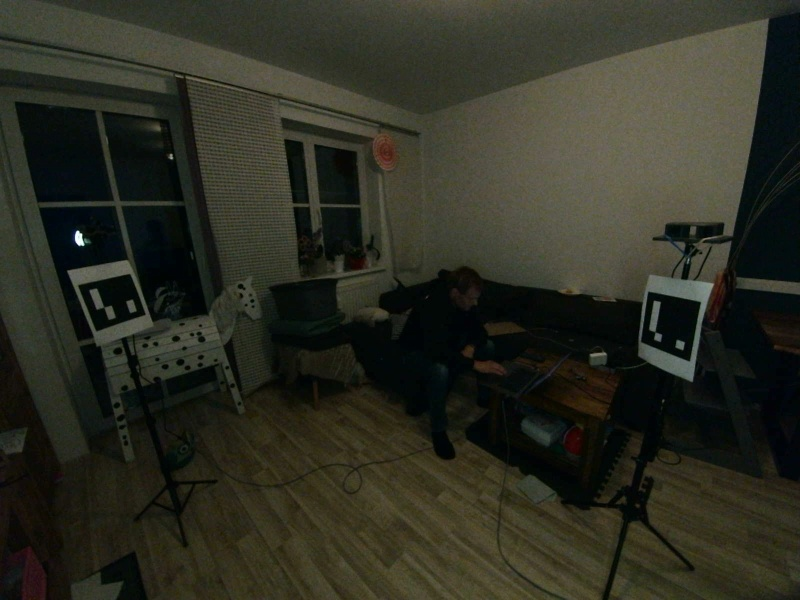
#> input picture elp1_test.jpg, 800 x 600 px, given in place of the camera
$ python live_all_cameras_original_size_view.py   (older library calls are emulated)
#> lines starting #> are read from the running program, lines starting #| are printed output that depends on the picture
import cv2
import yaml
import time
import numpy as np
from pathlib import Path
from datetime import datetime

BASE = Path.home() / "anthro3d"
OUT = BASE / "output" / "all_cameras_original_size"
OUT.mkdir(parents=True, exist_ok=True)

SNAPSHOT_DELAY_SECONDS = 3.0
PIXEL_STRIDE = 3
HEADER_H = 44

ROLE_DIMS = {
    "OV9281 L": (1280, 800),
    "OV9281 R": (1280, 800),
    "ELP2": (2560, 720),
    "ELP1": (2560, 720),
}

RIGS = [
    ("OV9281", "dual", ("OV9281 L", "OV9281 R"), "stereo_config_ov9281.yaml"),
    ("ELP2", "sbs", ("ELP2",), "stereo_config.yaml"),
    ("ELP1", "sbs", ("ELP1",), "stereo_config_elp1.yaml"),
]

MAP_CACHE = {}

def load_yaml(path):
    p = Path(path)
    if not p.exists():
        raise RuntimeError(f"Datei fehlt: {p}")
    return yaml.safe_load(p.read_text()) or {}

def camera_roles():
    cfg = load_yaml(BASE / "config.yaml")
    roles = {}
    for cam in cfg.get("cameras", {}).get("tracking", []):
        if cam.get("enabled"):
            roles[cam.get("name")] = int(cam.get("device_index"))
    return roles

def open_caps(roles):
    caps = {}
    for name, idx in roles.items():
        w, h = ROLE_DIMS.get(name, (1280, 720))
        cap = cv2.VideoCapture(idx)
        cap.set(cv2.CAP_PROP_FRAME_WIDTH, w)
        cap.set(cv2.CAP_PROP_FRAME_HEIGHT, h)
        if cap.isOpened():
            caps[name] = cap
            print(f"{name}: offen index={idx}")
        else:
            print(f"{name}: FEHLER index={idx}")
    return caps

def release_caps(caps):
    for cap in caps.values():
        cap.release()

def read_frames(caps):
    frames = {}
    for name, cap in caps.items():
        ok, frame = cap.read()
        if ok and frame is not None:
            frames[name] = frame
    return frames

def split_sbs(frame):
    h, w = frame.shape[:2]
    m = w // 2
    return frame[:, :m].copy(), frame[:, m:].copy()

def maps_for(cfg_file, size):
    key = (cfg_file, size)
    if key in MAP_CACHE:
        return MAP_CACHE[key]
    cfg = load_yaml(BASE / cfg_file)
    K_l = np.array(cfg["camera_matrix_l"], dtype=np.float64)
    d_l = np.array(cfg["dist_l"], dtype=np.float64)
    K_r = np.array(cfg["camera_matrix_r"], dtype=np.float64)
    d_r = np.array(cfg["dist_r"], dtype=np.float64)
    R = np.array(cfg["R"], dtype=np.float64)
    T = np.array(cfg["T"], dtype=np.float64).reshape(3, 1)
    R1, R2, P1, P2, Q, _, _ = cv2.stereoRectify(K_l, d_l, K_r, d_r, size, R, T, flags=cv2.CALIB_ZERO_DISPARITY, alpha=0)
    ml1, ml2 = cv2.initUndistortRectifyMap(K_l, d_l, R1, P1, size, cv2.CV_32FC1)
    mr1, mr2 = cv2.initUndistortRectifyMap(K_r, d_r, R2, P2, size, cv2.CV_32FC1)
    MAP_CACHE[key] = (ml1, ml2, mr1, mr2, Q)
    return MAP_CACHE[key]

def make_stereo():
    return cv2.StereoSGBM_create(
        minDisparity=0,
        numDisparities=128,
        blockSize=5,
        P1=8 * 5 * 5,
        P2=32 * 5 * 5,
        disp12MaxDiff=1,
        uniquenessRatio=8,
        speckleWindowSize=80,
        speckleRange=2,
        preFilterCap=31,
        mode=cv2.STEREO_SGBM_MODE_SGBM_3WAY,
    )

def depth_and_mask(left, right, cfg_file, stereo):
    size = (left.shape[1], left.shape[0])
    ml1, ml2, mr1, mr2, Q = maps_for(cfg_file, size)
    rect_l = cv2.remap(left, ml1, ml2, cv2.INTER_LINEAR)
    rect_r = cv2.remap(right, mr1, mr2, cv2.INTER_LINEAR)
    gl = cv2.cvtColor(rect_l, cv2.COLOR_BGR2GRAY)
    gr = cv2.cvtColor(rect_r, cv2.COLOR_BGR2GRAY)
    disp = stereo.compute(gl, gr).astype(np.float32) / 16.0
    pts = cv2.reprojectImageTo3D(disp, Q)
    valid = np.isfinite(pts).all(axis=2) & (disp > 1.0)
    z = pts[:, :, 2]
    valid = valid & (z > 0.35) & (z < 4.0)
    yy, xx = np.indices(valid.shape)
    sampled = valid & ((xx % PIXEL_STRIDE) == 0) & ((yy % PIXEL_STRIDE) == 0)
    d = disp.copy()
    d[~valid] = 0
    if valid.any():
        mx = np.percentile(d[valid], 95)
        if mx <= 0:
            mx = 1
    else:
        mx = 1
    depth_u8 = np.clip(d / mx * 255, 0, 255).astype(np.uint8)
    depth_col = cv2.applyColorMap(depth_u8, cv2.COLORMAP_TURBO)
    mask_u8 = np.zeros_like(depth_u8)
    mask_u8[sampled] = 255
    mask_bgr = cv2.cvtColor(mask_u8, cv2.COLOR_GRAY2BGR)
    count = int(sampled.sum())
    if valid.any():
        z_med = float(np.median(z[valid]) * 100)
    else:
        z_med = 0.0
    return rect_l, rect_r, depth_col, mask_bgr, count, z_med

def tile_with_header(img, text):
    header = np.zeros((HEADER_H, img.shape[1], 3), dtype=np.uint8)
    cv2.putText(header, text, (15, 31), cv2.FONT_HERSHEY_SIMPLEX, 0.9, (0, 255, 0), 2)
    return np.vstack([header, img])

def make_rig_row(rig_name, left, right, depth, mask, count, z_med):
    h = left.shape[0]
    w = left.shape[1]
    depth = cv2.resize(depth, (w, h), interpolation=cv2.INTER_NEAREST)
    mask = cv2.resize(mask, (w, h), interpolation=cv2.INTER_NEAREST)
    t1 = tile_with_header(left, f"{rig_name} LEFT ORIGINAL {w}x{h}")
    t2 = tile_with_header(right, f"{rig_name} RIGHT ORIGINAL {w}x{h}")
    t3 = tile_with_header(depth, f"{rig_name} DEPTH points={count} z={z_med:.1f}cm")
    t4 = tile_with_header(mask, f"{rig_name} VALID 3D POINTS")
    return np.hstack([t1, t2, t3, t4])

def build_dashboard(rows, pending_snapshot_at):
    if not rows:
        return np.zeros((720, 1440, 3), dtype=np.uint8)
    max_w = max(row.shape[1] for row in rows)
    padded = []
    for row in rows:
        if row.shape[1] < max_w:
            pad = np.zeros((row.shape[0], max_w - row.shape[1], 3), dtype=np.uint8)
            row = np.hstack([row, pad])
        padded.append(row)
    body = np.vstack(padded)
    header = np.zeros((HEADER_H, body.shape[1], 3), dtype=np.uint8)
    cv2.putText(header, "ANTHRO3D ORIGINAL SIZE LIVE: OV9281 + ELP2 + ELP1   SPACE=Screenshot in 3s   q=Ende", (15, 31), cv2.FONT_HERSHEY_SIMPLEX, 0.9, (0, 255, 0), 2)
    if pending_snapshot_at is not None:
        remaining = max(0.0, pending_snapshot_at - time.time())
        cv2.putText(header, f"SHOT IN {remaining:.1f}s", (body.shape[1] - 420, 31), cv2.FONT_HERSHEY_SIMPLEX, 0.95, (0, 255, 255), 2)
    return np.vstack([header, body])

def main():
    roles = camera_roles()
    caps = open_caps(roles)
    if not caps:
        raise RuntimeError("Keine Kamera geoeffnet")
    stereo_by_rig = {rig[0]: make_stereo() for rig in RIGS}
    pending_snapshot_at = None
    for _ in range(20):
        read_frames(caps)
        time.sleep(0.03)
#> this loop made 20 passes
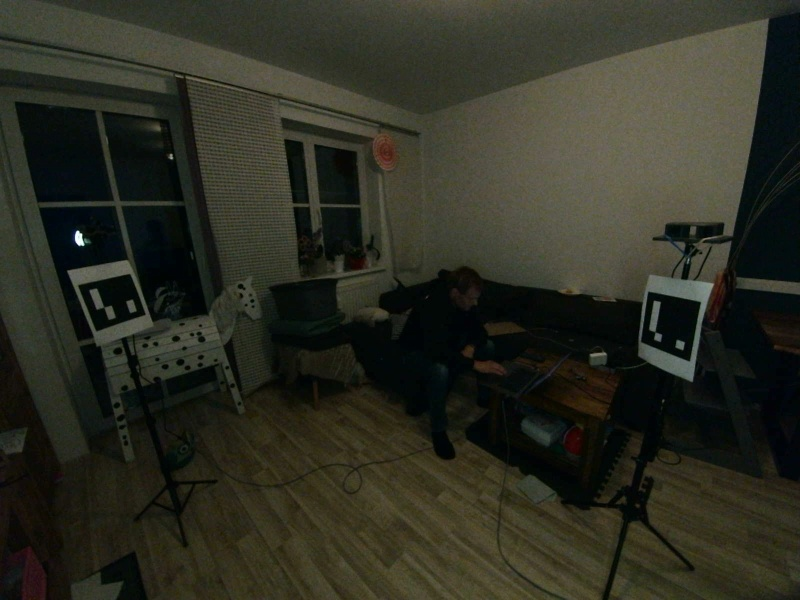
#> input picture elp1_test.jpg, 800 x 600 px, given in place of the camera
    cv2.namedWindow("ANTHRO3D Originalgroesse Live - q beendet", cv2.WINDOW_NORMAL)
    cv2.resizeWindow("ANTHRO3D Originalgroesse Live - q beendet", 1800, 950)
    try:
        while True:
            frames = read_frames(caps)
#> frames = 4 items
            rows = []
            for rig_name, mode, rig_roles, cfg_file in RIGS:
                if mode == "dual":
                    l_name, r_name = rig_roles
                    if l_name not in frames or r_name not in frames:
                        continue
                    left = frames[l_name]
                    right = frames[r_name]
                else:
                    role = rig_roles[0]
                    if role not in frames:
                        continue
                    left, right = split_sbs(frames[role])
                rect_l, rect_r, depth, mask, count, z_med = depth_and_mask(left, right, cfg_file, stereo_by_rig[rig_name])
                rows.append(make_rig_row(rig_name, rect_l, rect_r, depth, mask, count, z_med))
                print(f"{rig_name}: points={count} z={z_med:.1f}cm", end=" | ")
#> this loop made 3 passes
#> (count, z_med) on passes 1 to 3: (4127, 224.2), (1273, 106.3), (1651, 104.9)
#| OV9281: points=4127 z=224.2cm |
#| ELP2: points=1273 z=106.3cm |
#| ELP1: points=1651 z=104.9cm |
#> pass 1, in depth_and_mask, `rect_l = cv2.remap(left, ml1, ml2, cv2.INTER_LINEAR)`:
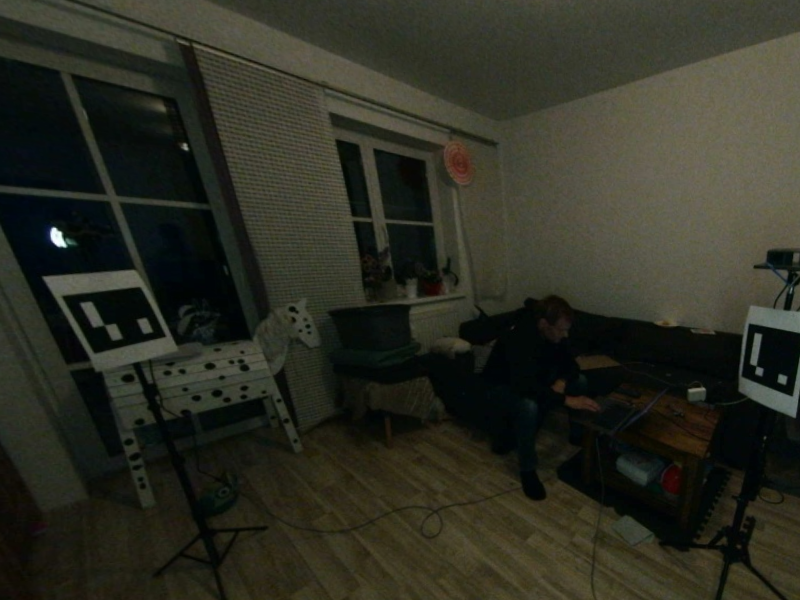
#> rect_l: shape (600, 800, 3); mean B, G, R 34.8, 45.8, 44.7
#> pass 1, in depth_and_mask, `gl = cv2.cvtColor(rect_l, cv2.COLOR_BGR2GRAY)`:
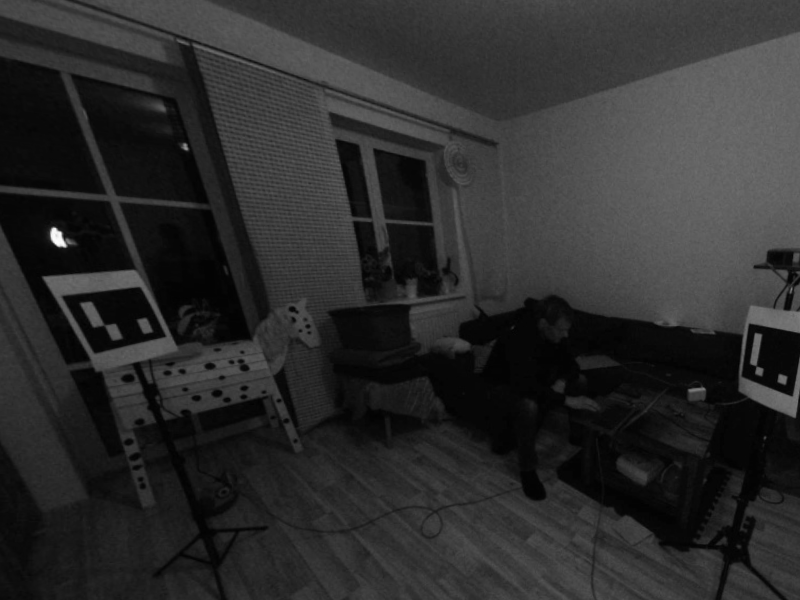
#> gl: shape (600, 800); min 1, max 252, mean 44.2
#> pass 1, in depth_and_mask, `gr = cv2.cvtColor(rect_r, cv2.COLOR_BGR2GRAY)`:
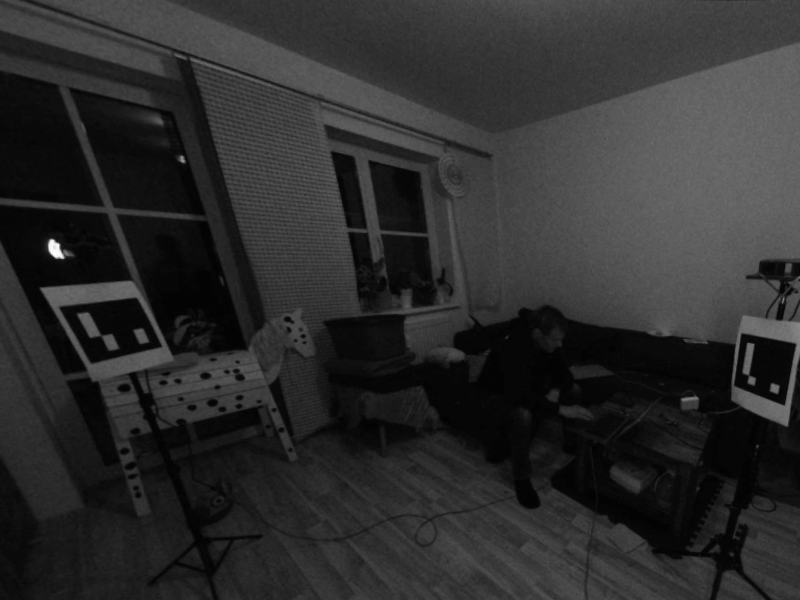
#> gr: shape (600, 800); min 1, max 252, mean 44.9
#> after the loop:
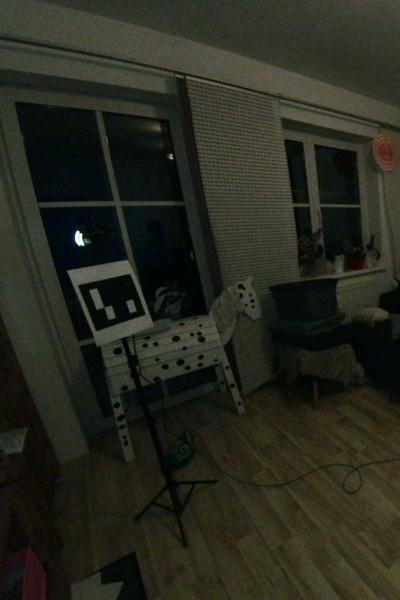
#> left: shape (600, 400, 3); mean B, G, R 30.3, 41.1, 39.7
#> after the loop, rows = 3 items
            dash = build_dashboard(rows, pending_snapshot_at)
#> in build_dashboard, `max_w = max(row.shape[1] for row in rows)`: max_w = 3200
#> the loop in build_dashboard, `for row in rows:` made 3 passes
#> pass 3, in build_dashboard, `row = np.hstack([row, pad])`:
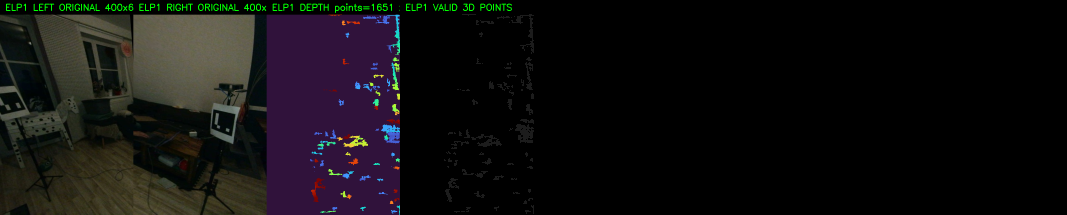
#> row: shape (644, 3200, 3) (shown at 1/3 size); mean of channels 0, 1, 2 15.8, 15.3, 16.9; drawn as B, G, R
#> after the loop in build_dashboard, `for row in rows:`: pad: shape (644, 1600, 3); every value is 0
#> after the loop in build_dashboard, `for row in rows:`: padded = 3 items
#> in build_dashboard, `body = np.vstack(padded)`:
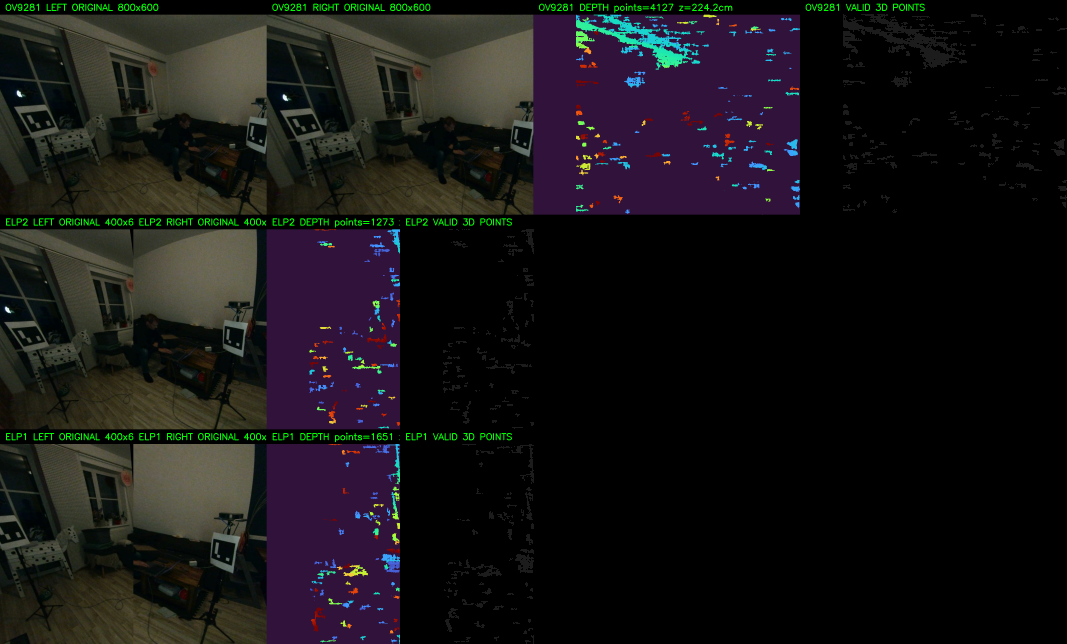
#> body: shape (1932, 3200, 3) (shown at 1/3 size); mean of channels 0, 1, 2 21.4, 20.5, 22.3; drawn as B, G, R
#> in build_dashboard, `return np.vstack([header, body])`:
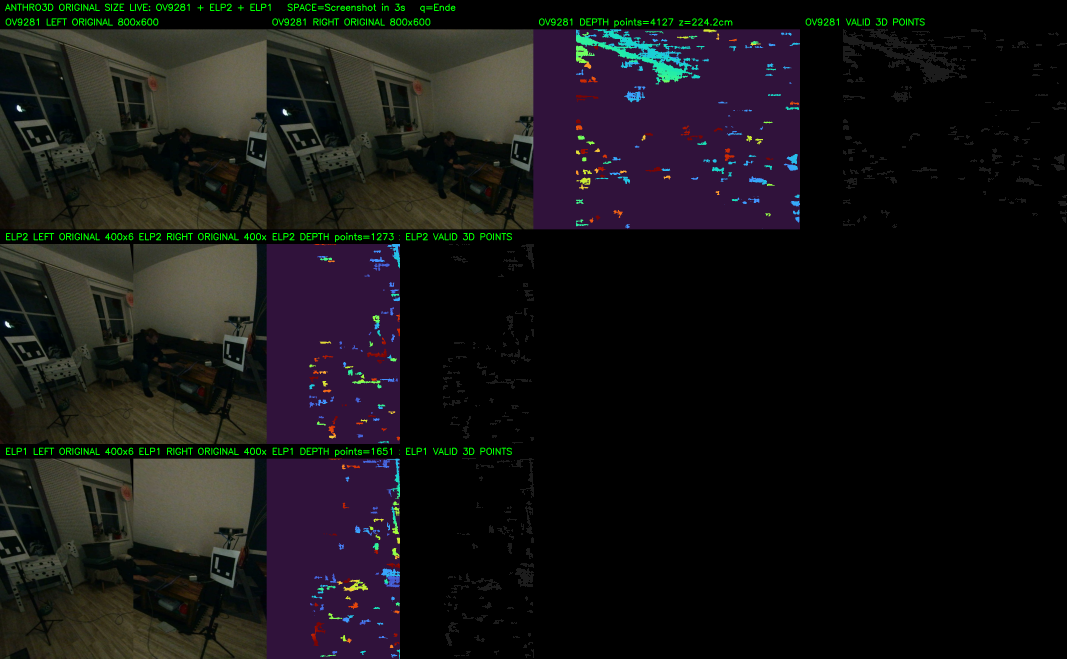
#> returned value: shape (1976, 3200, 3) (shown at 1/3 size); mean of channels 0, 1, 2 20.9, 20.4, 21.8; drawn as B, G, R
            if pending_snapshot_at is not None and time.time() >= pending_snapshot_at:
                ts = datetime.now().strftime("%Y%m%d_%H%M%S")
                path = OUT / f"all_cameras_original_size_{ts}.png"
                cv2.imwrite(str(path), dash)
                print("")
                print(f"Originalgroesse-Snapshot gespeichert: {path}")
                pending_snapshot_at = None
            preview_w = min(1800, dash.shape[1])
#> preview_w = 1800
            preview_h = int(dash.shape[0] * preview_w / dash.shape[1])
#> preview_h = 1111
            preview = cv2.resize(dash, (preview_w, preview_h), interpolation=cv2.INTER_AREA)
            cv2.imshow("ANTHRO3D Originalgroesse Live - q beendet", preview)
            key = cv2.waitKey(1) & 0xFF
#> (key q is pressed here)
            if key == ord(" "):
                pending_snapshot_at = time.time() + SNAPSHOT_DELAY_SECONDS
                print("")
                print("Screenshot in 3 Sekunden...")
            if key == ord("q") or key == 27:
                break
            print("", end="\r")
    finally:
        release_caps(caps)
#> the loop in release_caps, `for cap in caps.values():` made 4 passes
        cv2.destroyAllWindows()
        print("")
        print("Fertig.")

if __name__ == "__main__":
    main()
